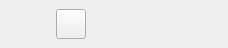
<?xml version="1.0" encoding="UTF-8"?>
<ui version="4.0">
 <class>c_enchantement_item</class>
 <widget class="QWidget" name="c_enchantement_item">
  <property name="geometry">
   <rect>
    <x>0</x>
    <y>0</y>
    <width>228</width>
    <height>48</height>
   </rect>
  </property>
  <property name="windowTitle">
   <string>Form</string>
  </property>
  <layout class="QVBoxLayout" name="verticalLayout">
   <property name="leftMargin">
    <number>0</number>
   </property>
   <property name="topMargin">
    <number>0</number>
   </property>
   <property name="rightMargin">
    <number>0</number>
   </property>
   <property name="bottomMargin">
    <number>0</number>
   </property>
   <item>
    <widget class="QWidget" name="widget_4" native="true">
     <layout class="QHBoxLayout" name="horizontalLayout">
      <property name="leftMargin">
       <number>6</number>
      </property>
      <property name="topMargin">
       <number>6</number>
      </property>
      <property name="rightMargin">
       <number>6</number>
      </property>
      <property name="bottomMargin">
       <number>6</number>
      </property>
      <item>
       <widget class="QToolButton" name="toolButton">
        <property name="minimumSize">
         <size>
          <width>30</width>
          <height>30</height>
         </size>
        </property>
        <property name="maximumSize">
         <size>
          <width>30</width>
          <height>30</height>
         </size>
        </property>
        <property name="text">
         <string/>
        </property>
        <property name="iconSize">
         <size>
          <width>30</width>
          <height>30</height>
         </size>
        </property>
       </widget>
      </item>
      <item>
       <widget class="QLabel" name="label_sublimation">
        <property name="minimumSize">
         <size>
          <width>30</width>
          <height>30</height>
         </size>
        </property>
        <property name="maximumSize">
         <size>
          <width>30</width>
          <height>30</height>
         </size>
        </property>
        <property name="text">
         <string/>
        </property>
        <property name="scaledContents">
         <bool>true</bool>
        </property>
       </widget>
      </item>
     </layout>
    </widget>
   </item>
  </layout>
 </widget>
 <resources/>
 <connections/>
</ui>
